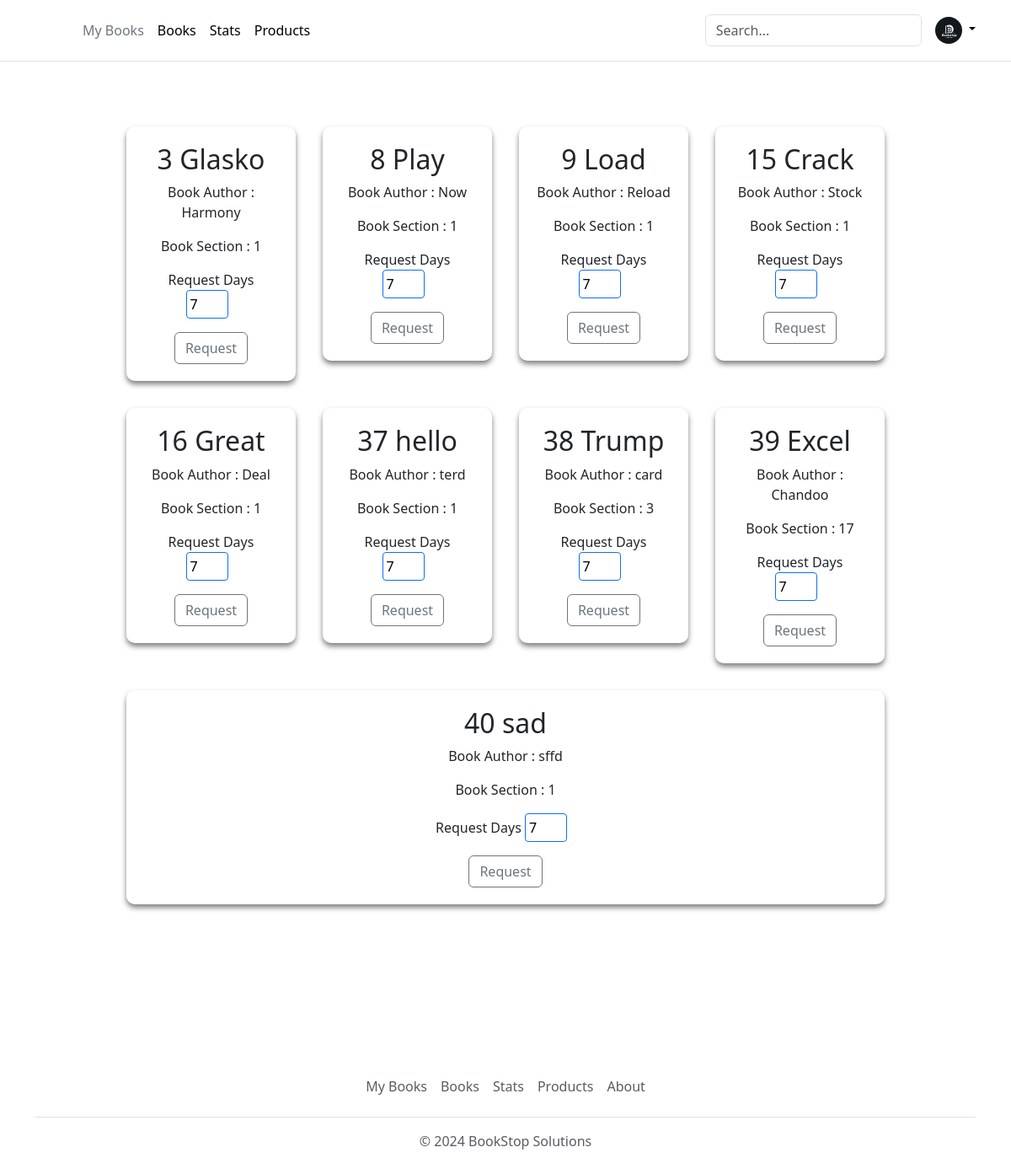
Page /allBooks on the earlier database version.
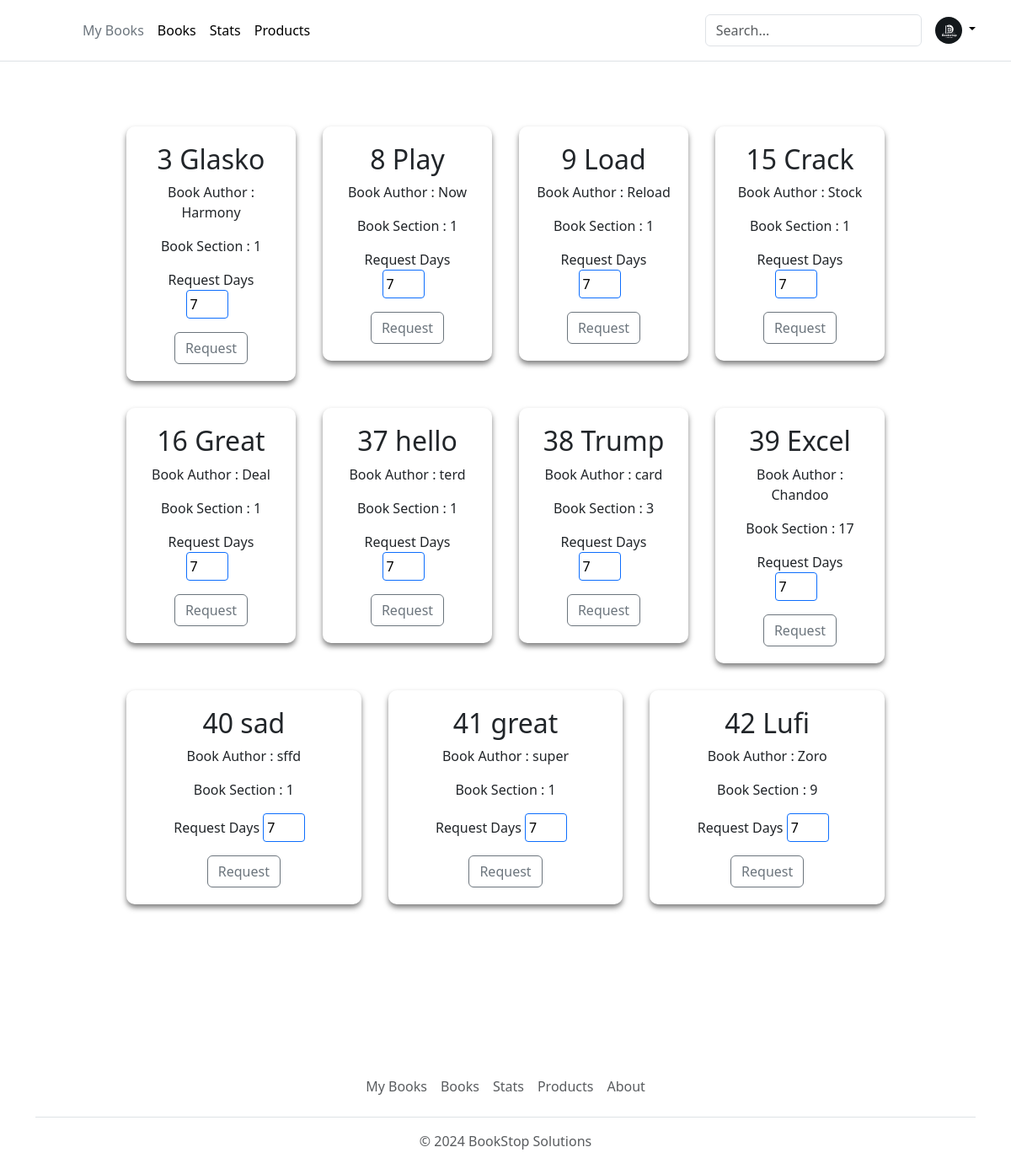
Same page on the later database version.
### app.py (models this page shows)
class Books(db.Model):
    __tablename__ = 'books'
    BookId = db.Column(db.Integer, autoincrement=True, primary_key=True)
    SectionId = db.Column(db.Integer, db.ForeignKey('section.SectionId'), nullable=False)
    Title = db.Column(db.String(50), nullable=False)
    Author = db.Column(db.String(50), nullable=False)
    Content = db.Column(db.Text)
    ImageLink = db.Column(db.String(255))

### app.py (the view)
@app.route("/allBooks", methods=["GET","POST"])
def allBooks():
    if request.method == 'POST':
        data = request.form.to_dict()
        print(data)
        requstBook = BookIssue(UserId=data['userid'], BookId=data['bookid'], SectionId=data['sectionId'], Days=data['days'], IssueStatus = 'requested', IssueDate = datetime.datetime.today().date())
        db.session.add(requstBook)
        db.session.commit()
        books = Books.query.all()
        userid = data['userid']
        return render_template("allBooks.html", books=books, userid = userid)
    else:
        books = Books.query.all()
        userid = request.args.get('userid')
        return render_template("allBooks.html", books=books, userid = userid)

### templates/allBooks.html (shortened to what this page needs)
<!DOCTYPE html>
<html lang="en">
  <head>
    <link rel="stylesheet" href="/static/add-section.css" />
    {% include 'bootstrap.html' %}
  </head>
  <body>
    <div>
      {% include 'header.html' %}
      <div>
        <div class="main-container">
          {% for book in books %}
          <div class="section-container" id="1">
            <h2>{{book.BookId}} {{book.Title}}</h2>
            <p>Book Author : {{book.Author}}</p>
            <div>
              <p>Book Section : {{book.SectionId}}</p>
            </div>
            <form action="/allBooks" method="post">
              <p>
                Request Days
                <input
                  type="number"
                  name="days"
                  required
                  value="7"
                  style="width: 50px; padding: 4px; margin-right: 10px"
                />
              </p>
              <button
                type="submit"
                id="request{{book.BookId}}"
                class="btn btn-outline-secondary"
              >
                Request
              </button>
            </form>
          </div>
          {% endfor %}
        </div>
        {% include 'footer.html' %}
      </div>
    </div>
  </body>
</html>

Differences in the rows shown:
added Books: BookId "41", Title "great", Author "super", SectionId "1"
added Books: BookId "42", Title "Lufi", Author "Zoro", SectionId "9"
